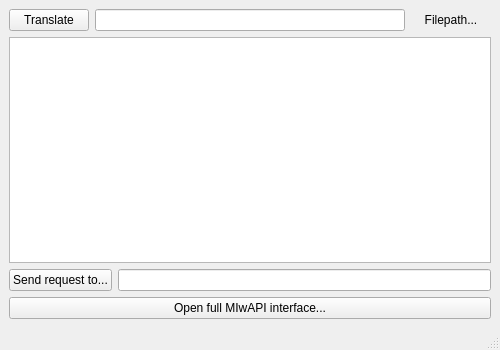
<?xml version="1.0" encoding="UTF-8"?>
<ui version="4.0">
 <class>App</class>
 <widget class="QMainWindow" name="App">
  <property name="geometry">
   <rect>
    <x>0</x>
    <y>0</y>
    <width>500</width>
    <height>350</height>
   </rect>
  </property>
  <property name="windowTitle">
   <string>MIwAPI</string>
  </property>
  <widget class="QWidget" name="centralwidget">
   <layout class="QGridLayout" name="gridLayout">
    <item row="2" column="3">
     <layout class="QHBoxLayout" name="server_hlayout">
      <item>
       <widget class="QPushButton" name="sendrequest_btn">
        <property name="text">
         <string>Send request to...</string>
        </property>
       </widget>
      </item>
      <item>
       <widget class="QLineEdit" name="serverip_lnedit"/>
      </item>
     </layout>
    </item>
    <item row="1" column="3">
     <widget class="QTextBrowser" name="answerreader_txtbrowser"/>
    </item>
    <item row="0" column="3">
     <layout class="QHBoxLayout" name="json_hlayout">
      <property name="sizeConstraint">
       <enum>QLayout::SetFixedSize</enum>
      </property>
      <item>
       <widget class="QPushButton" name="translate_btn">
        <property name="text">
         <string>Translate</string>
        </property>
        <property name="flat">
         <bool>false</bool>
        </property>
       </widget>
      </item>
      <item>
       <widget class="QLineEdit" name="jsonfilepath_lnedit">
        <property name="sizePolicy">
         <sizepolicy hsizetype="MinimumExpanding" vsizetype="Fixed">
          <horstretch>0</horstretch>
          <verstretch>0</verstretch>
         </sizepolicy>
        </property>
       </widget>
      </item>
      <item>
       <widget class="QPushButton" name="jsonfilepath_btn">
        <property name="sizePolicy">
         <sizepolicy hsizetype="Preferred" vsizetype="Fixed">
          <horstretch>0</horstretch>
          <verstretch>0</verstretch>
         </sizepolicy>
        </property>
        <property name="text">
         <string>Filepath...</string>
        </property>
        <property name="flat">
         <bool>true</bool>
        </property>
       </widget>
      </item>
     </layout>
    </item>
    <item row="3" column="3">
     <widget class="QPushButton" name="openfullinterface_btn">
      <property name="text">
       <string>Open full MIwAPI interface...</string>
      </property>
     </widget>
    </item>
   </layout>
  </widget>
  <widget class="QMenuBar" name="menubar">
   <property name="geometry">
    <rect>
     <x>0</x>
     <y>0</y>
     <width>500</width>
     <height>30</height>
    </rect>
   </property>
  </widget>
  <widget class="QStatusBar" name="statusbar"/>
 </widget>
 <resources/>
 <connections/>
</ui>
